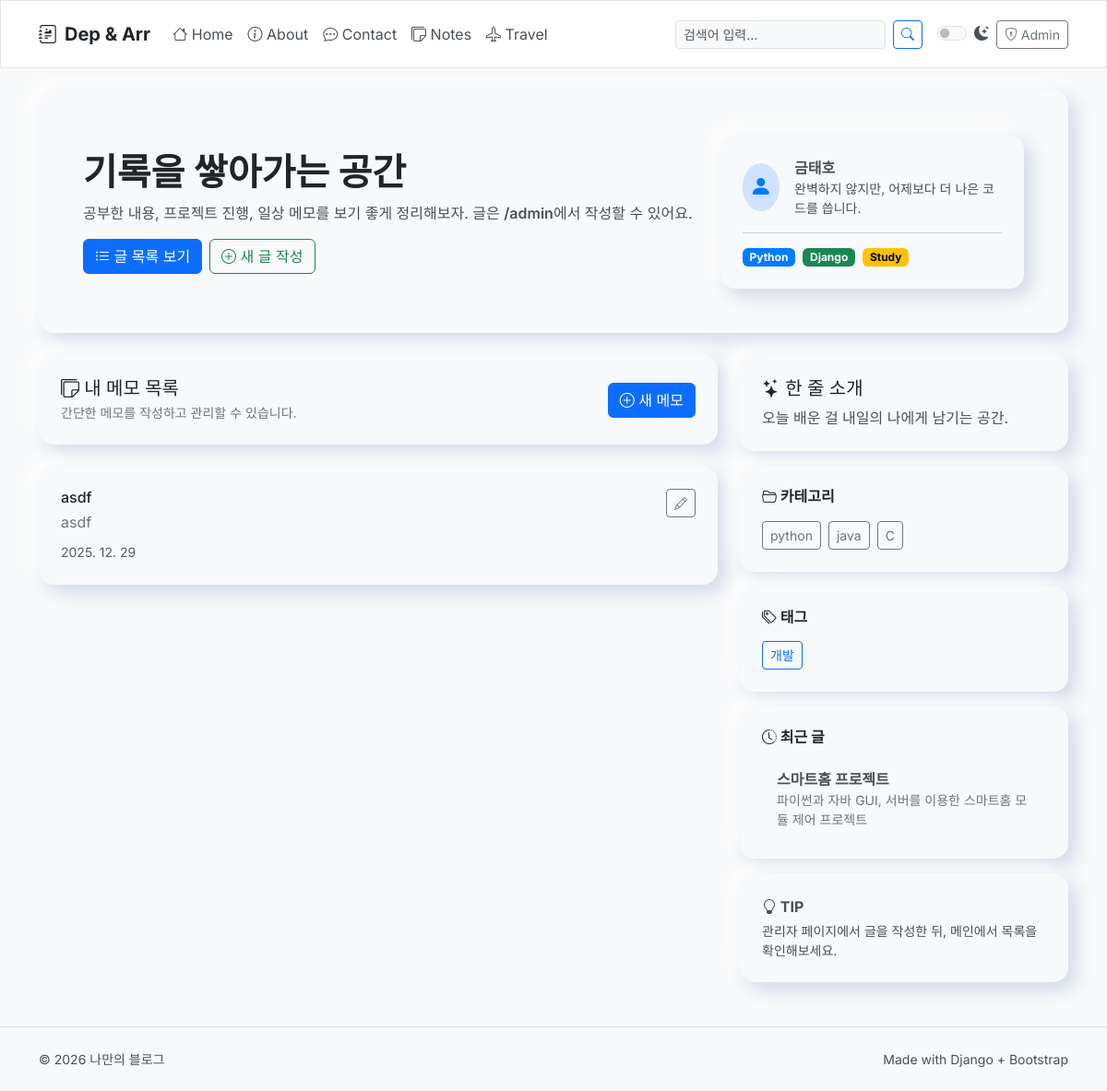
/notes/, run on an earlier commit of the app's database.
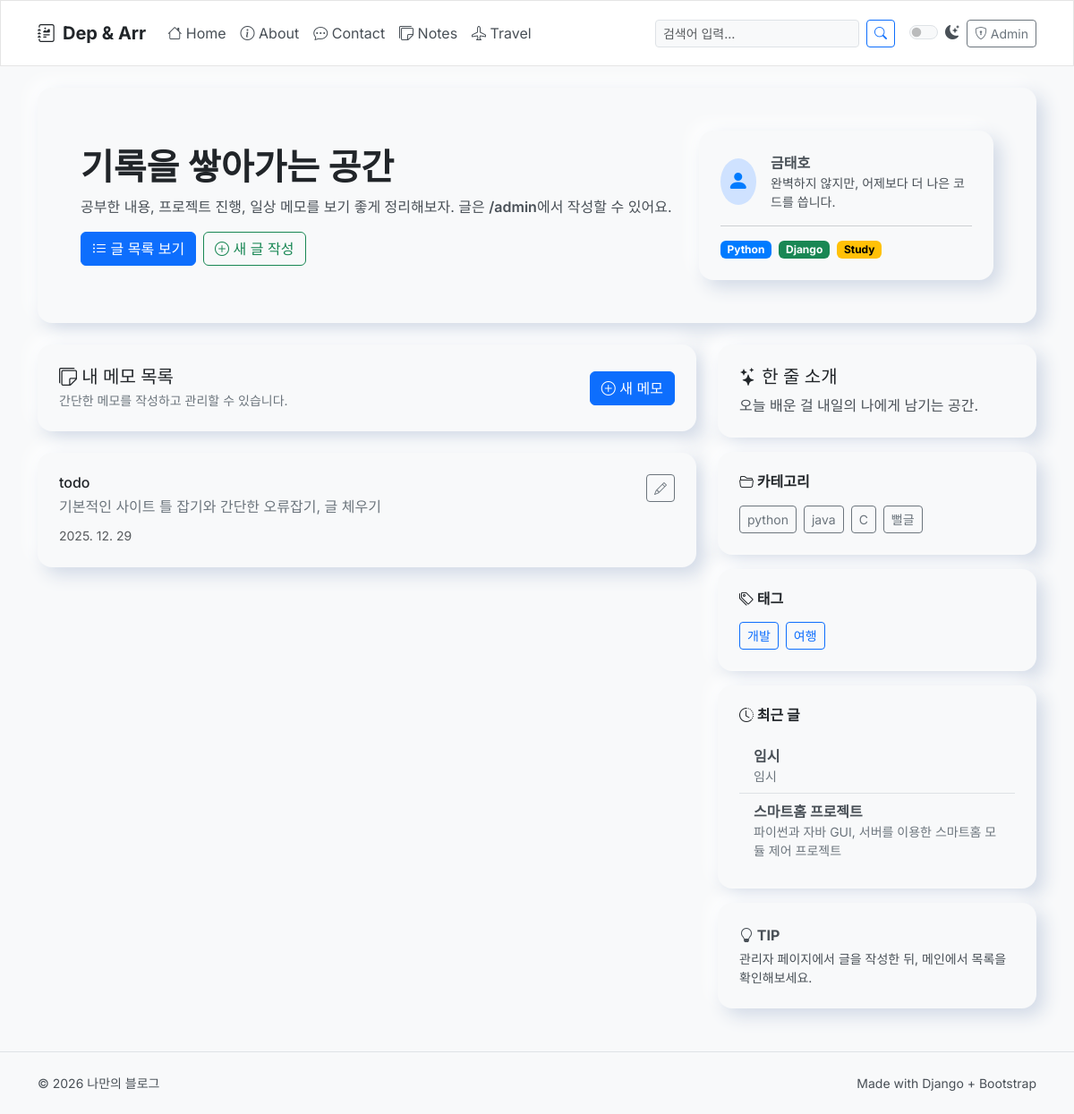
And on a later commit of the database.
### notes/models.py (models this page shows, shortened)
class Note(models.Model):
    title = models.CharField(max_length=200)
    content = models.TextField()
    created_at = models.DateTimeField(auto_now_add=True)

### blog/models.py (models this page shows, shortened)
class Category(models.Model):
    name = models.CharField(max_length=100, unique=True)
    class Meta:
        verbose_name_plural = "Categories"

class Tag(models.Model):
    name = models.CharField(max_length=100, unique=True)

class Post(models.Model):
    title = models.CharField(max_length=200)
    content = models.TextField()
    created_at = models.DateTimeField(default=timezone.now)
    categories = models.ManyToManyField(Category, related_name="posts")
    tags = models.ManyToManyField(Tag, related_name='posts', blank=True)
    likes = models.ManyToManyField(User, related_name='liked_posts', blank=True)
    anonymous_likes = models.IntegerField(default=0)

### notes/views.py (the view)
# urls.py: path('', NoteListView.as_view(), name='note_list'),
class NoteListView(ListView):
    model = Note
    template_name = 'notes/note_list.html'
    context_object_name = 'notes'

### blog/context_processors.py (called while the page is built)
def all_categories(request):
    all_categories = cache.get('all_categories')
    if not all_categories:
        all_categories = Category.objects.all()
        cache.set('all_categories', all_categories, 900)  # Cache for 15 minutes
    return {
        'all_categories': all_categories
    }

def all_tags(request):
    all_tags = cache.get('all_tags')
    if not all_tags:
        all_tags = Tag.objects.filter(
            Q(posts__isnull=False) | Q(travels__isnull=False)
        ).distinct()
        cache.set('all_tags', all_tags, 900)  # Cache for 15 minutes
    return {
        'all_tags': all_tags
    }

### blog/templatetags/blog_tags.py (called while the page is built)
@register.inclusion_tag('blog/partials/recent_posts.html')
def show_recent_posts(count=5):
    recent_posts = cache.get('recent_posts')
    if not recent_posts:
        recent_posts = Post.objects.prefetch_related('categories').order_by('-created_at')[:count]
        cache.set('recent_posts', recent_posts, 300)  # Cache for 5 minutes
    return {'recent_posts': recent_posts}

### notes/templates/notes/note_list.html (shortened to what this page needs)
{% extends "blog/base.html" %}
{% block content %}
  <div class="nm-card mb-4">
    <div class="d-flex justify-content-between align-items-center">
      <div>
        <h5 class="mb-1"><i class="bi bi-stickies"></i> 내 메모 목록</h5>
        <p class="mb-0 text-secondary small">
          간단한 메모를 작성하고 관리할 수 있습니다.
        </p>
      </div>
      <a href="/admin/notes/note/add/" class="btn btn-primary">
          <i class="bi bi-plus-circle"></i> 새 메모
      </a>
    </div>
  </div>
  {% for note in notes %}
    <div class="nm-card mb-3">
        <div class="d-flex justify-content-between align-items-start">
            <div>
                <h6 class="mb-1">{{ note.title }}</h6>
                <p class="mb-2 text-secondary">{{ note.content|truncatewords:20 }}</p>
                <small class="text-muted">{{ note.created_at|date:"Y. m. d" }}</small>
            </div>
            <a href="/admin/notes/note/{{ note.id }}/change/" class="btn btn-sm btn-outline-secondary ms-3">
                <i class="bi bi-pencil"></i>
            </a>
        </div>
    </div>
  {% empty %}
    <div class="nm-card text-center">
      <p class="mb-0">아직 작성된 메모가 없습니다. <a href="/admin/notes/note/add/">첫 메모를 작성해보세요.</a></p>
    </div>
  {% endfor %}
{% endblock %}

### blog/templates/blog/base.html (shortened to what the changed rows need)
{% load blog_tags %}
<!doctype html>
<html lang="ko" data-bs-theme="light">
<head>
  <link href="https://cdn.jsdelivr.net/npm/bootstrap@5.3.3/dist/css/bootstrap.min.css" rel="stylesheet">
  <link rel="stylesheet" href="https://cdn.jsdelivr.net/npm/bootstrap-icons@1.11.3/font/bootstrap-icons.min.css">
</head>
<body>
<header class="container py-4">
  <div class="nm-card p-4 p-md-5">
    <div class="row align-items-center g-3">
      <div class="col-md-8">
        <h1 class="display-6 fw-bold mb-2">기록을 쌓아가는 공간</h1>
      </div>
    </div>
  </div>
</header>
<main class="container pb-5">
  <div class="row g-4">
    <section class="col-lg-8">
      {% block content %}{% endblock %}
    </section>
    <aside class="col-lg-4">
      <div class="nm-card mb-3">
        <div class="d-flex flex-wrap gap-2">
          {% for category in all_categories %}
            <a class="btn btn-outline-secondary btn-sm" href="{% url 'blog:posts_by_category' category.name %}">{{ category.name }}</a>
          {% empty %}
            <p class="small">카테고리가 없습니다.</p>
          {% endfor %}
        </div>
      </div>
      <div class="nm-card mb-3">
        <div class="d-flex flex-wrap gap-2">
          {% for tag in all_tags %}
            <a class="btn btn-outline-primary btn-sm" href="{% url 'blog:posts_by_tag' tag.name %}">{{ tag.name }}</a>
          {% empty %}
            <p class="small">태그가 없습니다.</p>
          {% endfor %}
        </div>
      </div>
      <div class="nm-card mb-3">
        {% show_recent_posts 5 %}
      </div>
    </aside>
  </div>
</main>
</body>
</html>

### blog/templates/blog/partials/recent_posts.html
<div class="list-group list-group-flush">
  {% for post in recent_posts %}
    <a href="{% url 'blog:post_detail' post.pk %}" class="list-group-item list-group-item-action">
      <div class="fw-semibold text-truncate">{{ post.title }}</div>
      <div class="text-secondary small text-truncate-2">{{ post.content|striptags|truncatewords:10 }}</div>
    </a>
  {% empty %}
    <div class="list-group-item">
      <p class="mb-0 text-secondary">아직 작성된 글이 없습니다.</p>
    </div>
  {% endfor %}
</div>

What changed in the data, as far as the page shows it:
changed Note: title "asdf" → "todo"; content "asdf" → "기본적인 사이트 틀 잡기와 간단한 오류잡기, 글 체우기"
added Category: name "뻘글"
added Tag: name "여행"
added Post: title "임시", content "임시"
